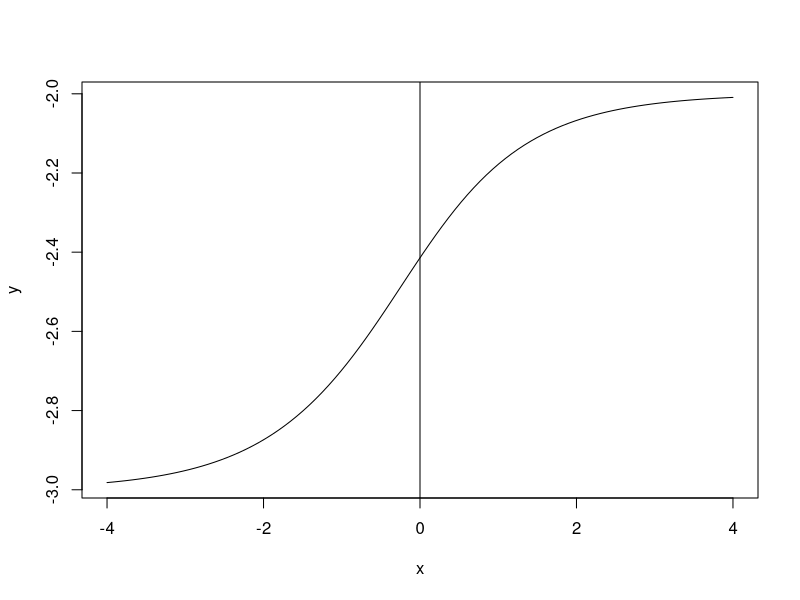

Source code (R):
F <- function(x) {
  return(exp(x) - sqrt(1 + exp(2 * x)) - 2)
}

x <- seq(-4, 4, len = 100)
y <- F(x)
plot(x, y, type = "l")
abline(h = 0)
abline(v = 0)

eps <- 10^(-6)
a1 <- 1
b1 <- 2

MDihotom <- function(f, a, b, eps) {
  while (abs(b - a) > eps) {
    x <- (a + b) / 2
    if (f(a) * f(x) < 0) {
      b <- x
    } else {
      a <- x
    }
  }
  return((a + b) / 2)
}

x1 <- MDihotom(F, a1, b1, eps)

print(x1)
